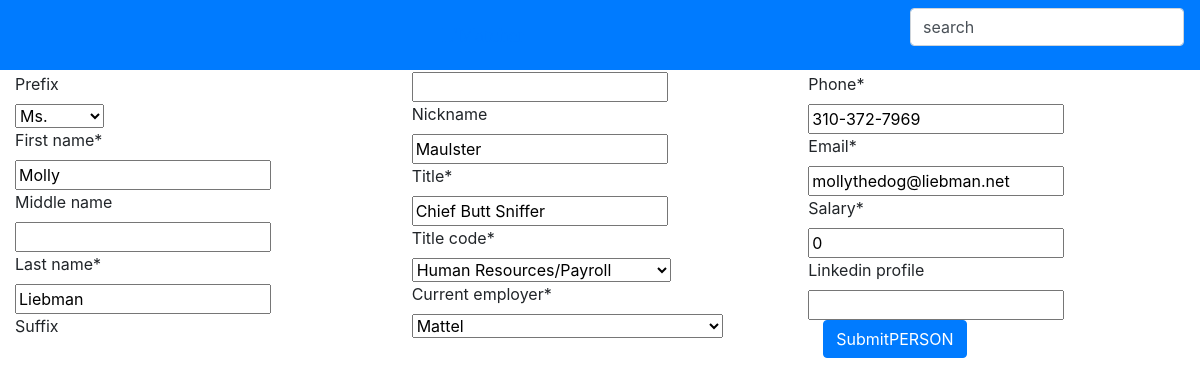
The page /matcher/person/1/edit/ on the database its author committed.
### matcher/models.py (models this page shows, shortened)
class Person(models.Model):
    created = models.DateTimeField(auto_now_add=True, editable=False)
    last_updated = models.DateTimeField(auto_now=True, editable=False)
    salary = models.PositiveIntegerField(default=0)
    phone = models.CharField(max_length=20)
    email = models.EmailField()
    prefix = models.CharField(max_length=12, blank=True, choices=PREFIX_CHOICES)
    first_name = models.CharField(max_length=30)
    last_name = models.CharField(max_length=30)
    middle_name = models.CharField(max_length=30,blank=True)
    suffix = models.CharField(max_length=30,blank=True)
    nickname = models.CharField(max_length=30,blank=True)
    title = models.CharField(max_length=100)#JOB TITLE SO WE SHOULD ADD A PREFIX LIKE MR MS DR ETC
    title_code = models.CharField(max_length=4, choices=TITLE_CODE_CHOICES)
    linkedin_profile = models.URLField(blank=True)
    current_employer = models.ForeignKey('Company', on_delete=models.CASCADE)
    class Meta:
    	verbose_name_plural = "people"

### matcher/views.py (the view)
# urls.py: url(r'^person/(?P<pk>[0-9]+)/edit/$', views.PersonUpdate.as_view(), name='person_update'),
class PersonUpdate(UpdateView):
	model = Person
	form_class = PersonForm

### matcher/forms.py
class PersonForm(forms.ModelForm):
    class Meta:
        model = Person
        fields = [
        'prefix',
        'first_name',
        'middle_name',
        'last_name',
        'suffix',
        'nickname',
        'title',
        'title_code',
        'current_employer',
        'phone',
        'email',
        'salary',
        'linkedin_profile']

### matcher/models.py (called while the page is built)
    def __str__(self):
        coname = str(self.company_name)
        return coname

### matcher/templates/matcher/person_form.html (shortened to what this page needs)
{% extends 'matcher/base.html' %}
{% load crispy_forms_tags %}
{% block body %}
<div class="container-fluid bg-faded">
    <div class="card-columns">
					<form class="form-horizontal" action="" method="post" enctype="multipart/form-data">
						{{form|crispy}}
						<div class="form-group">
							<div class="col-sm-offset-2 col-sm-10">
								<button type="submit" class="btn btn-primary">SubmitPERSON</button>
							</div>
						</div>
					</form>
	</div>
</div>
{% endblock %}

### rows shown on the page
Person: prefix "Ms.", first_name "Molly", last_name "Liebman", nickname "Maulster", title "Chief Butt Sniffer", title_code "Human Resources/Payroll", current_employer "Mattel", phone "310-372-7969", email "mollythedog@liebman.net", salary "0"
